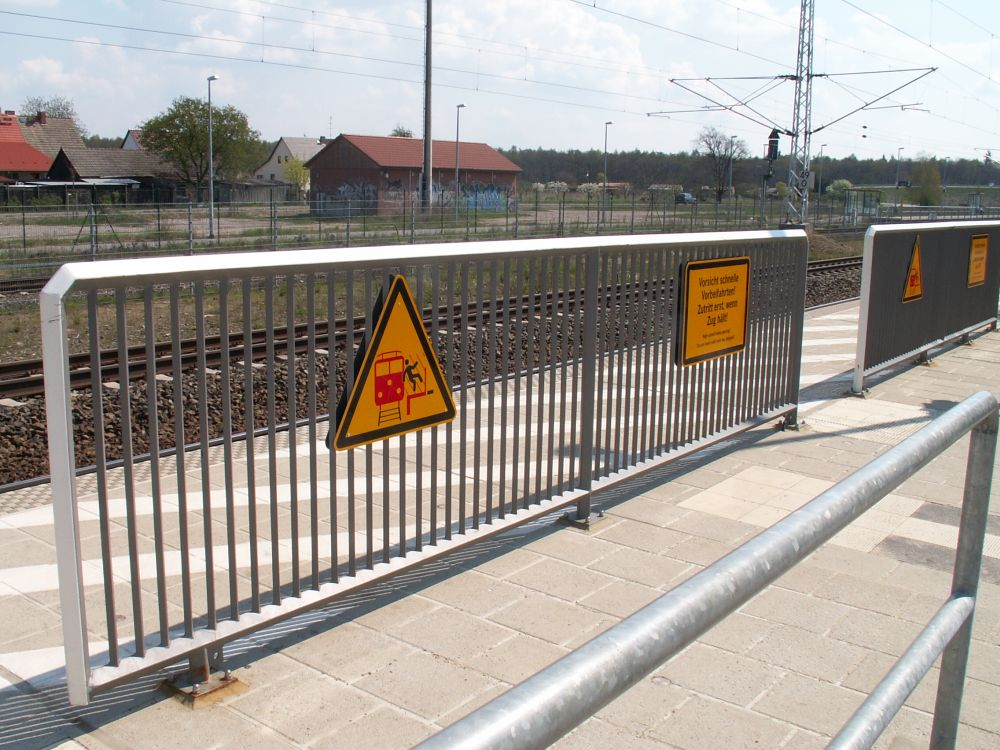
%> input picture 2022L_EDISP/Lab6/barrier.jpg, 1000 x 750 px
$ octave task2.m   (GNU Octave 9; MATLAB toolbox functions it lacks are replaced by stand-ins)
%> lines starting %> are read from the running program, lines starting %| are printed output that depends on the picture
### 2022L_EDISP/Lab6/task2_filt.m
% Define low-pass filters
lp1=...
[1, 1, 1;...
1, 1, 1;...
1, 1, 1];

lp2=...
[1, 1, 1;...
1, 2, 1;...
1, 1, 1];

lp3=...
[1, 2, 1;...
2, 4, 2;...
1, 2, 1];

lp4=...
[1, 1, 2, 1, 1;...
1, 2, 4, 2, 1;...
2, 4, 8, 4, 2;...
1, 2, 4, 2, 1;...
1, 1, 2, 1, 1];

% Define high-pass filters
hp1=...
[-1, -1, -1;...
-1, 9, -1;...
-1, -1, -1];

hp2=...
[0, -1, 0;...
-1, 5, -1;...
0, -1, 0];

% Define edge-detection filters
edg1=...
[0, 0, 0;...
-1, 1, 0;...
0, 0, 0];

edg2=...
[-1, 0, 0;...
0, 1, 0;...
0, 0, 0];

edg3=...
[-1, 1, 1;...
-1, -2, 1;...
-1, 1, 1];

edg4=...
[-1, -1, 1;...
-1, -2, 1;...
1, 1, 1];

edg5=...
[0, -1, 0;...
-1, 4, -1;...
0, -1, 0];

edg6=...
[-1, 0, -1;...
0, 4, 0;...
-1, 0, -1];

edg7=...
[1, 2, 1;...
0, 0, 0;...
-1, -2, -1];

### 2022L_EDISP/Lab6/task2.m
path = 'barrier.jpg'; % Real image path. Change if needed
task2_filt; % Load the filters

% Handle real life image
image_handle_RGB = imread(path);
%> image_handle_RGB is the input picture: size 750x1000x3 uint8; mean R, G, B 162.3, 156.2, 149.8
image_handle_grey = rgb2gray(image_handle_RGB); % Convert to gray
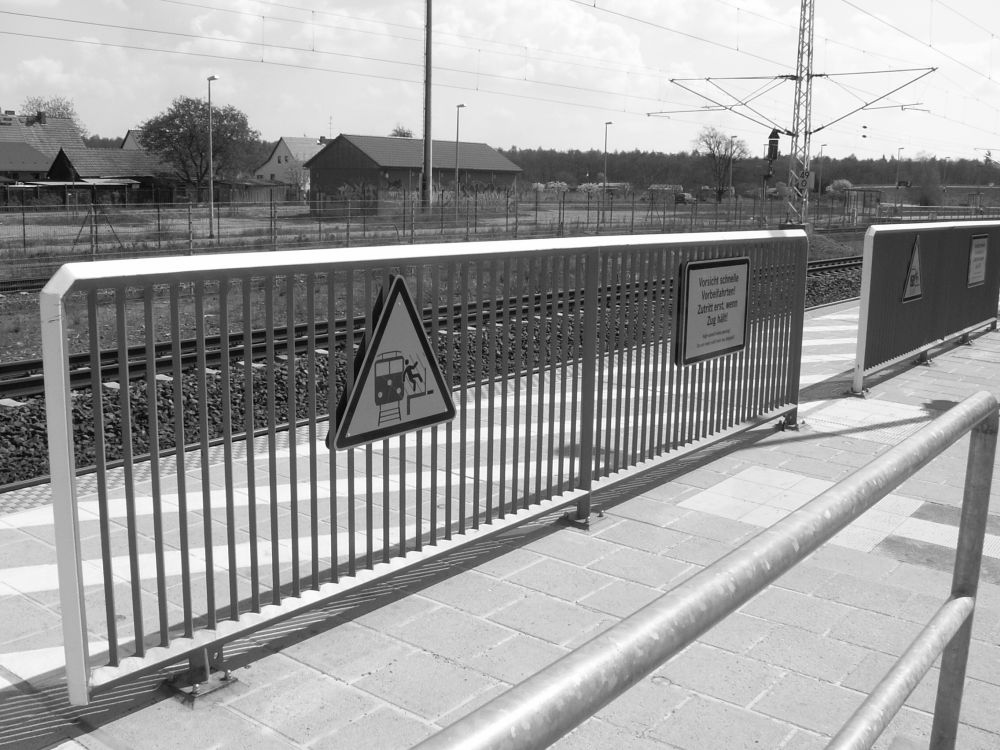
%> image_handle_grey: size 750x1000 uint8; min 1, max 255, mean 157.3
image_handle = double(image_handle_grey); % convert from uint8 to double

% Per table 6.2
lp = lp4;
hp = hp1;
edg = edg7;

% Low-pass
filtered_lp = filter2(lp, image_handle);
figure;
imagesc(filtered_lp);
colormap(gray);
colorbar;
title('Image greyscale filtered - lowpass filter 3');

% High-pass
filtered_hp = filter2(hp, image_handle);
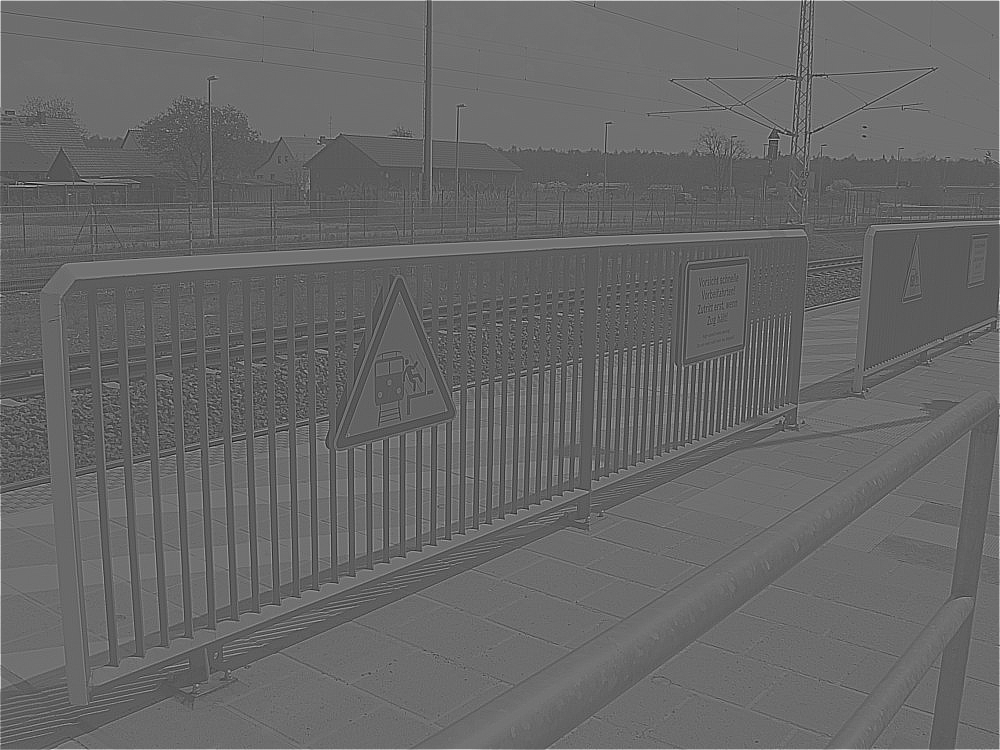
%> filtered_hp: size 750x1000 double; min -726, max 1458, mean 160; drawn with min black and max white
figure;
imagesc(filtered_hp);
colormap(gray);
colorbar;
title('Image greyscale filtered - highpass filter 1');

% Edge filter
filtered_edg = filter2(edg, image_handle);
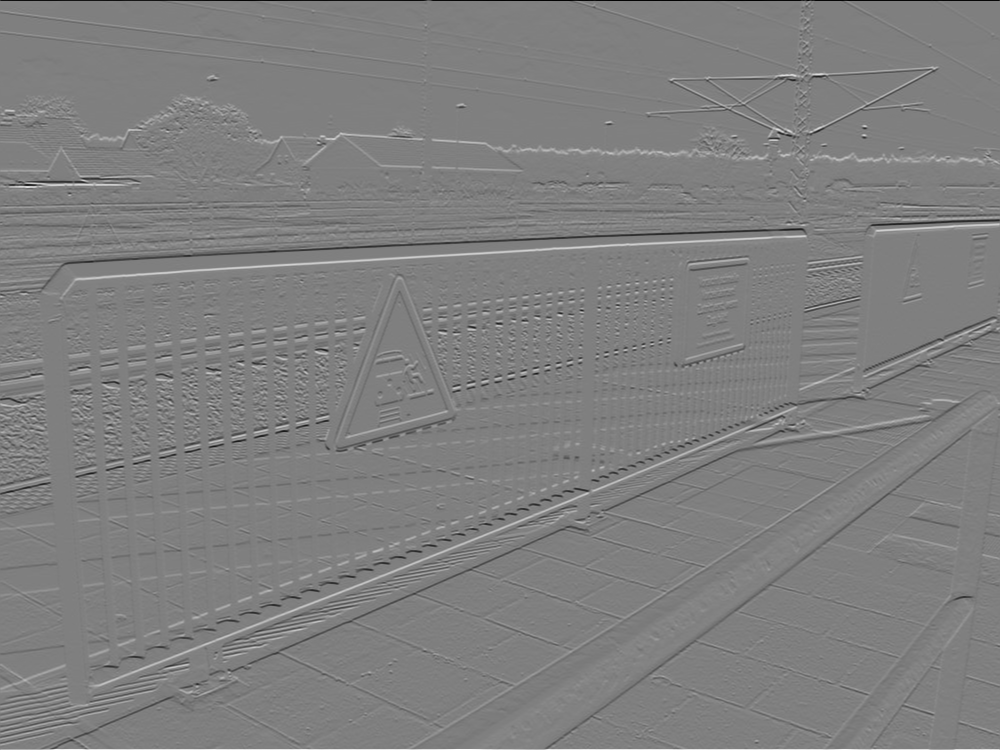
%> filtered_edg: size 750x1000 double; min -1020, max 1020, mean 0.2; drawn with min black and max white
figure;
imagesc(filtered_edg);
colormap(gray);
colorbar;
title('Image greyscale filtered - edge filter 7');

% Display max and min values:
fprintf('Min and max for low-pass: %d , %d\n', min(min(filtered_lp)), max(max(filtered_lp)));
%| Min and max for low-pass: 552 , 13249
fprintf('Min and max for high-pass: %d , %d\n', min(min(filtered_hp)), max(max(filtered_hp)));
%| Min and max for high-pass: -726 , 1458
fprintf('Min and max for edge: %d , %d\n', min(min(filtered_edg)), max(max(filtered_edg)));
%| Min and max for edge: -1020 , 1020
% [13 lines of commented-out code are left out]
REAL_IMAGE_LP = fft2(filtered_lp);
REAL_IMAGE_HP = fft2(filtered_hp);
REAL_IMAGE_EDGE = fft2(filtered_edg);

% Show the fft2 of the image using imagesc, with use of fftshift
% Low pass
img_size = size(image_handle);
%> img_size = [750 1000]
figure;
imagesc(db(fftshift(abs(REAL_IMAGE_LP)), 'power'));
%> (this line was passed over: db is not available in this run)
colorbar;
title('FFT2 (with fftshift) of lp filtered image');

% High pass
figure;
imagesc(db(fftshift(abs(REAL_IMAGE_HP)), 'power'));
%> (this line was passed over: db is not available in this run)
colorbar;
title('FFT2 (with fftshift) of hp filtered image');

% Edge
figure;
imagesc(db(fftshift(abs(REAL_IMAGE_EDGE)), 'power'));
%> (this line was passed over: db is not available in this run)
colorbar;
title('FFT2 (with fftshift) of edge filtered image');

$ run again, with 2022L_EDISP/Lab6/flowers.jpg copied over 2022L_EDISP/Lab6/barrier.jpg
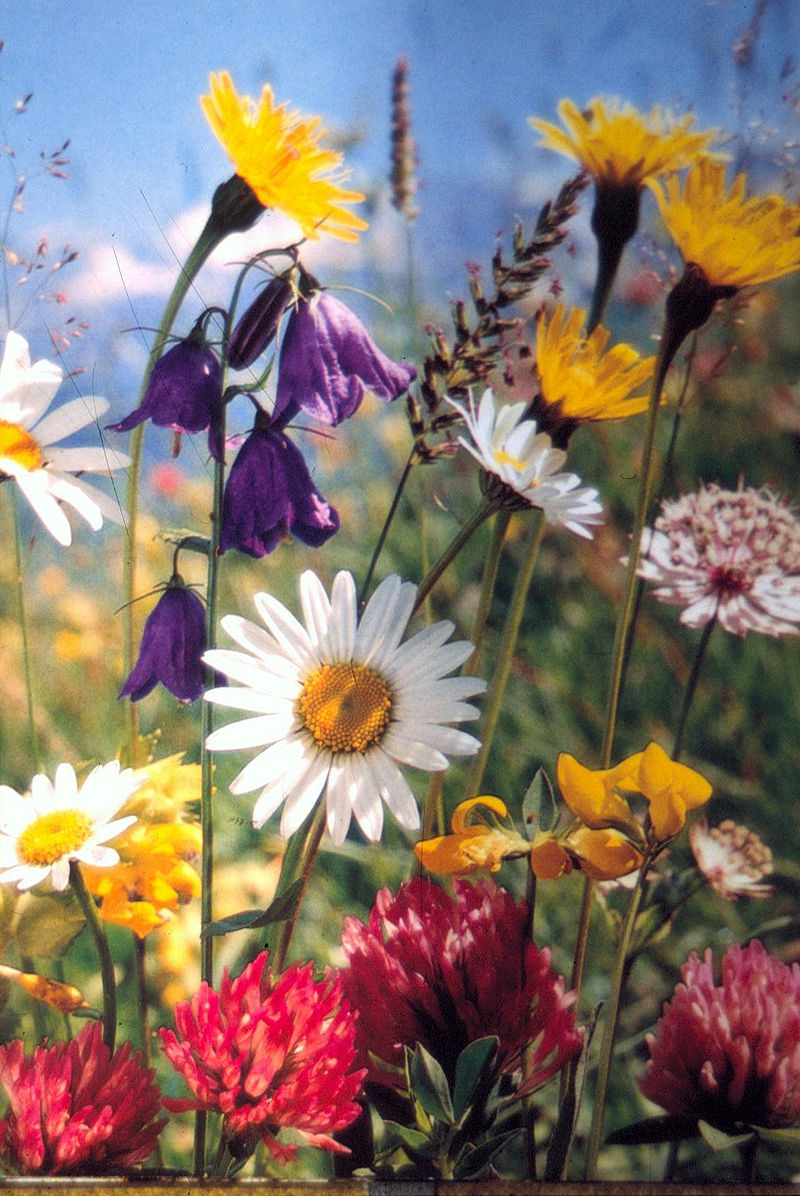
%> input picture 2022L_EDISP/Lab6/flowers.jpg, 800 x 1196 px
%> image_handle_RGB is the input picture: size 1196x800x3 uint8; mean R, G, B 133.1, 117.2, 109.4
%> `filtered_hp = filter2(hp, image_handle);`:
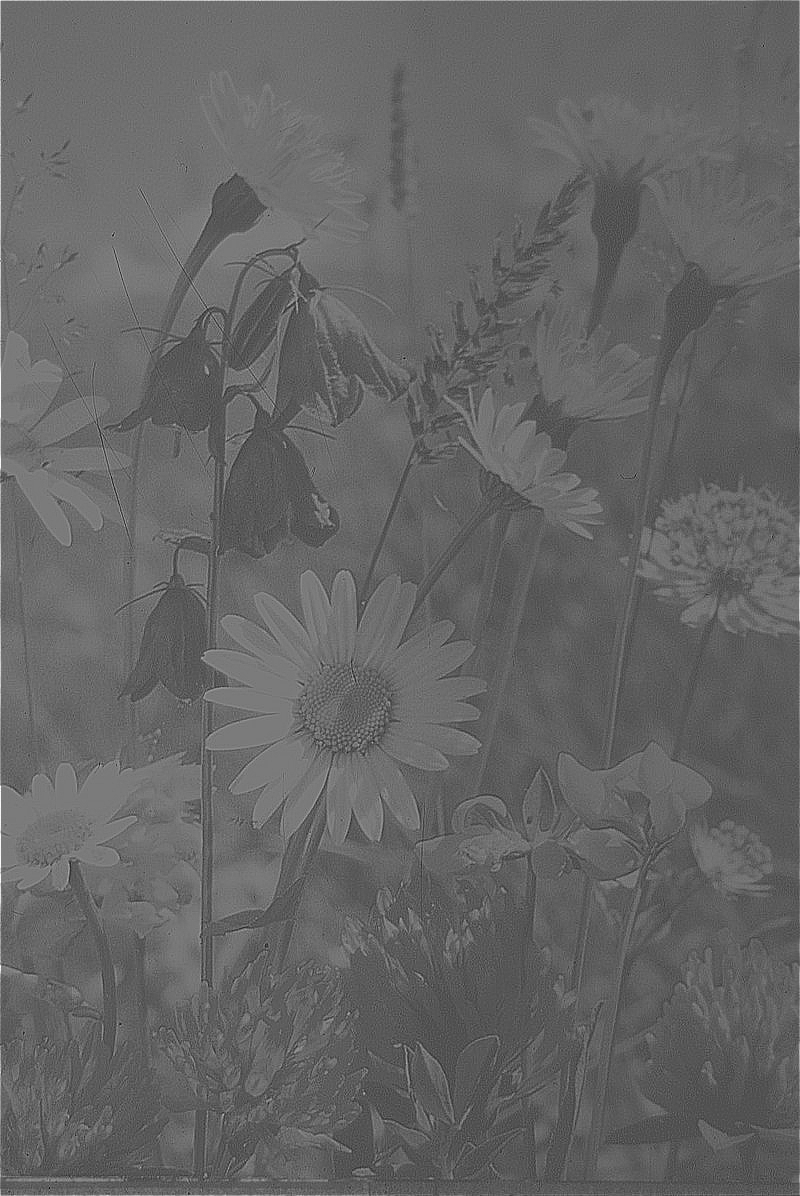
%> filtered_hp: size 1196x800 double; min -490, max 1049, mean 122.5; drawn with min black and max white
%> `filtered_edg = filter2(edg, image_handle);`:
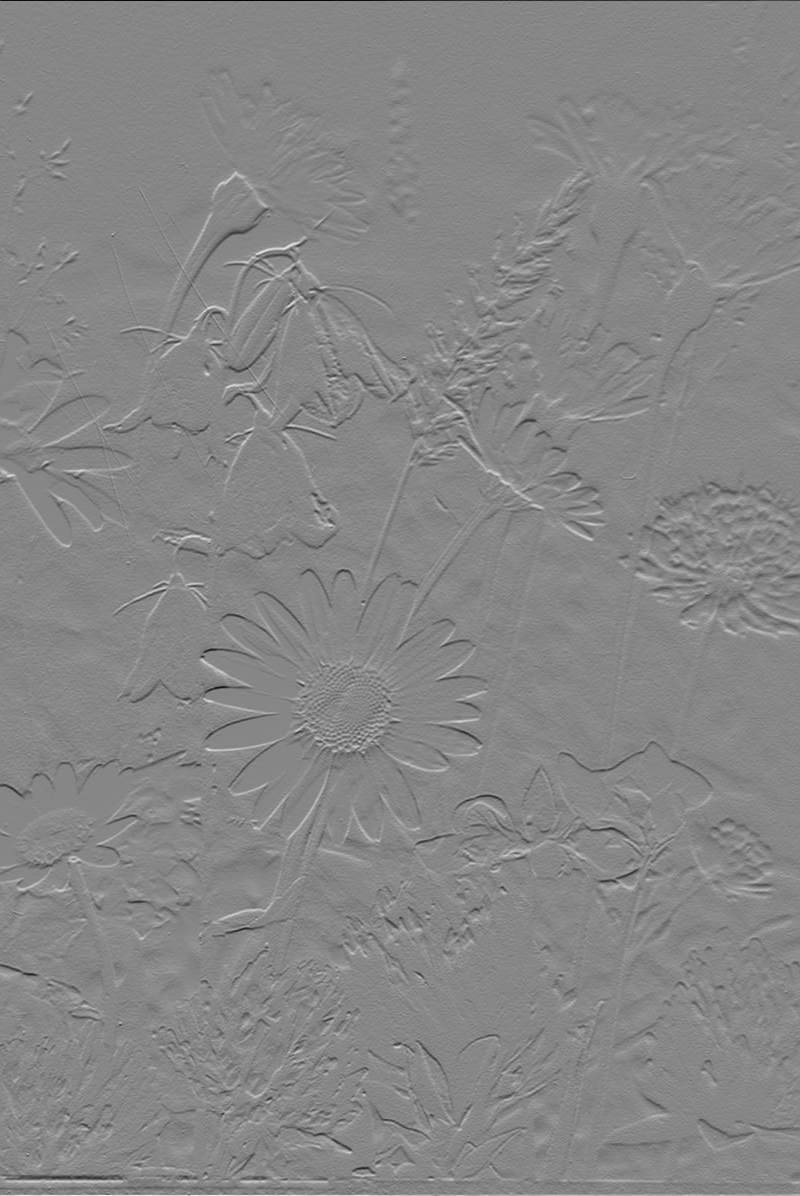
%> filtered_edg: size 1196x800 double; min -716, max 640, mean 0.2; drawn with min black and max white
%| Min and max for low-pass: 118 , 13203
%| Min and max for high-pass: -490 , 1049
%| Min and max for edge: -716 , 640

$ run again, with 2022L_EDISP/Lab6/Grohl.png saved as 2022L_EDISP/Lab6/barrier.jpg
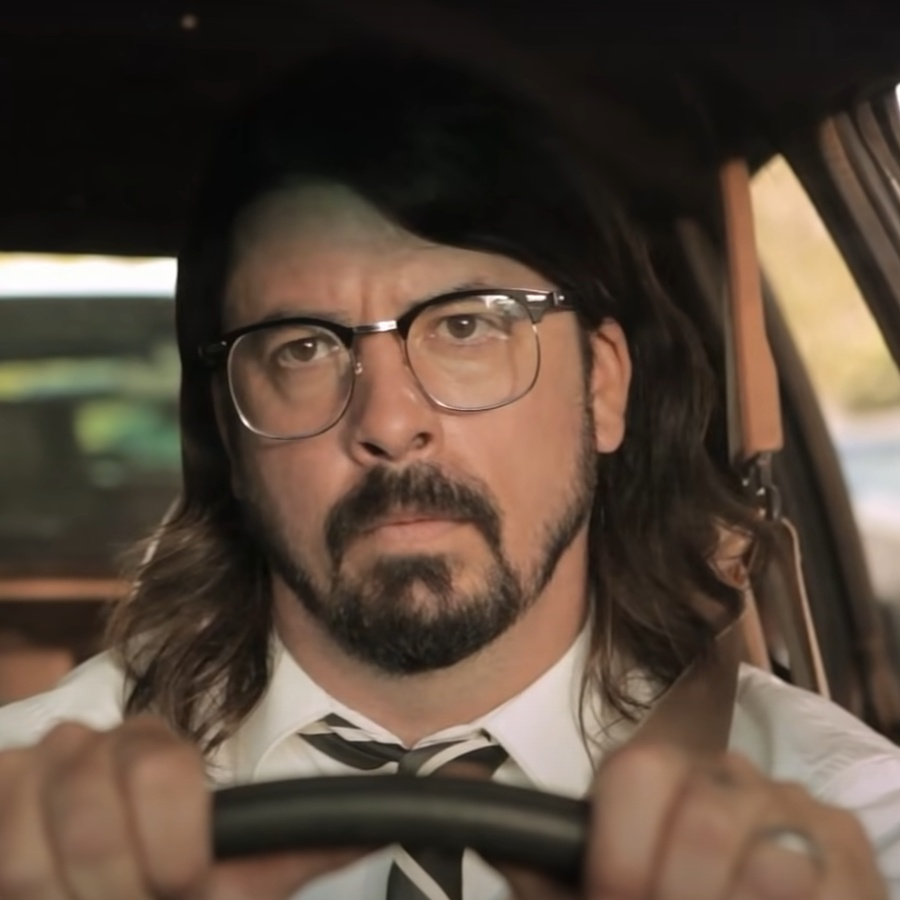
%> input picture 2022L_EDISP/Lab6/Grohl.png, 900 x 900 px
%> image_handle_RGB is the input picture: size 900x900x3 uint8; mean R, G, B 87, 71.5, 58.8
%> `filtered_hp = filter2(hp, image_handle);`:
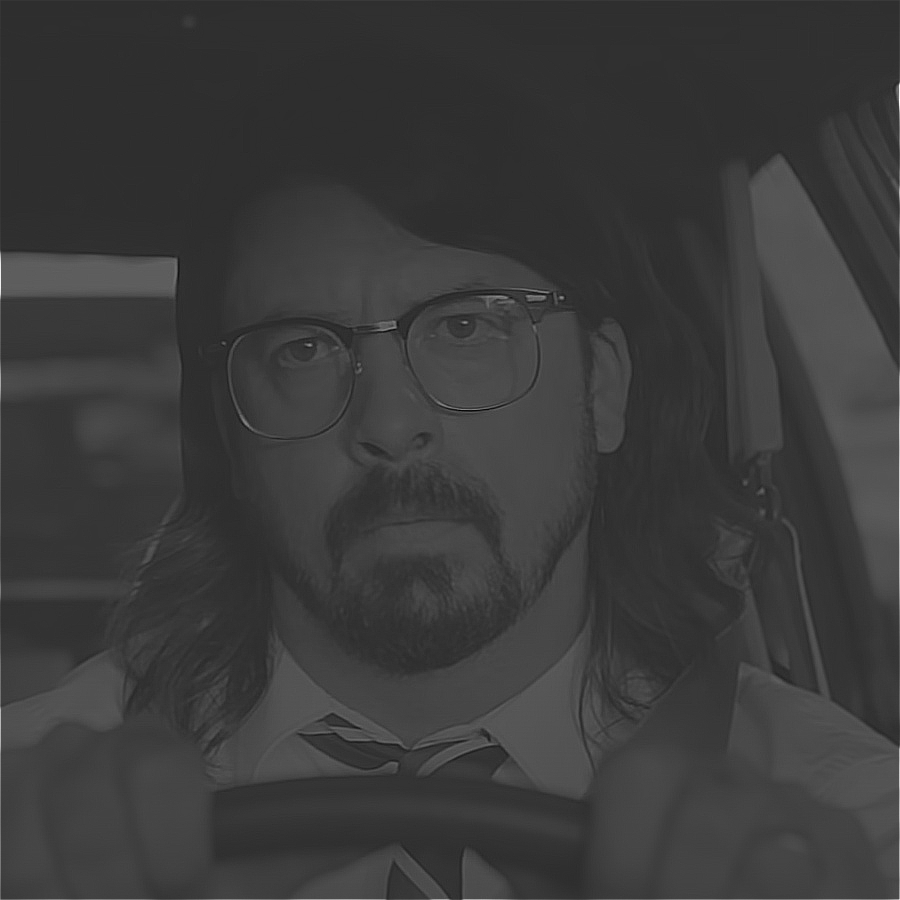
%> filtered_hp: size 900x900 double; min -231, max 1088, mean 75.7; drawn with min black and max white
%> `filtered_edg = filter2(edg, image_handle);`:
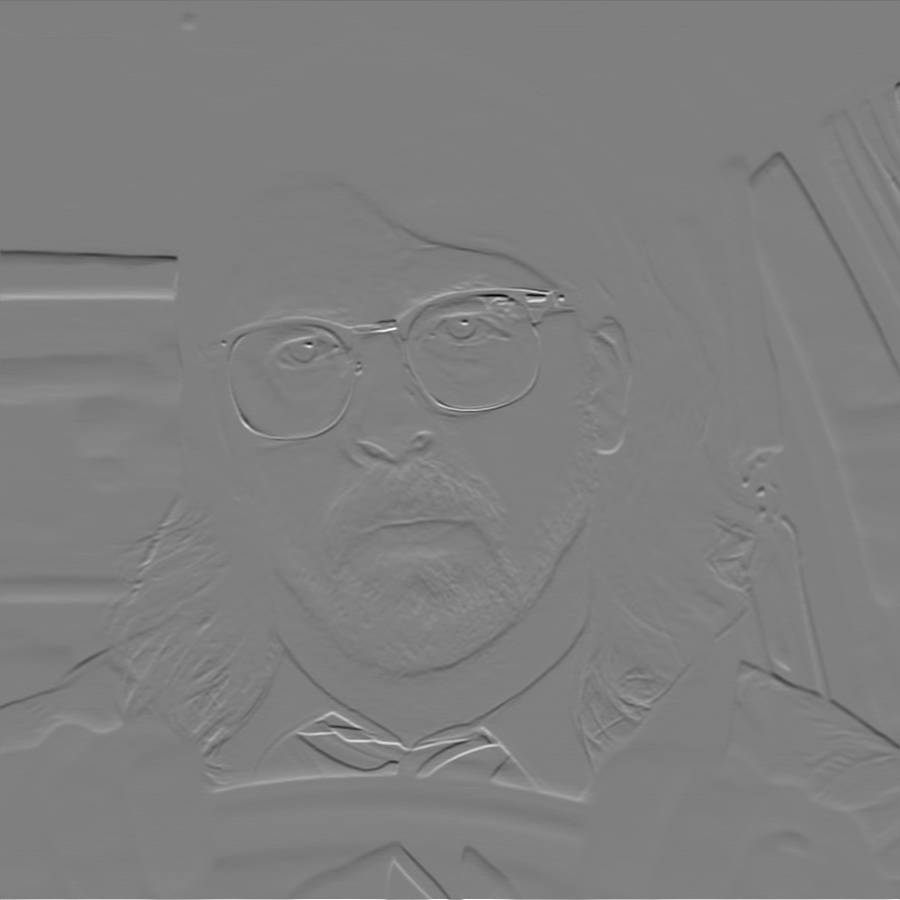
%> filtered_edg: size 900x900 double; min -659, max 657, mean -0.4; drawn with min black and max white
%| Min and max for low-pass: 259 , 13208
%| Min and max for high-pass: -231 , 1088
%| Min and max for edge: -659 , 657
